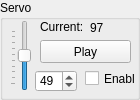
<?xml version="1.0" encoding="UTF-8"?>
<ui version="4.0">
 <class>ServoControlBundle</class>
 <widget class="QWidget" name="ServoControlBundle">
  <property name="geometry">
   <rect>
    <x>0</x>
    <y>0</y>
    <width>140</width>
    <height>100</height>
   </rect>
  </property>
  <property name="sizePolicy">
   <sizepolicy hsizetype="Preferred" vsizetype="Preferred">
    <horstretch>140</horstretch>
    <verstretch>100</verstretch>
   </sizepolicy>
  </property>
  <property name="minimumSize">
   <size>
    <width>140</width>
    <height>100</height>
   </size>
  </property>
  <property name="maximumSize">
   <size>
    <width>140</width>
    <height>100</height>
   </size>
  </property>
  <property name="windowTitle">
   <string>Form</string>
  </property>
  <widget class="QGroupBox" name="groupBox">
   <property name="geometry">
    <rect>
     <x>0</x>
     <y>0</y>
     <width>140</width>
     <height>100</height>
    </rect>
   </property>
   <property name="sizePolicy">
    <sizepolicy hsizetype="Preferred" vsizetype="Preferred">
     <horstretch>140</horstretch>
     <verstretch>100</verstretch>
    </sizepolicy>
   </property>
   <property name="minimumSize">
    <size>
     <width>140</width>
     <height>100</height>
    </size>
   </property>
   <property name="maximumSize">
    <size>
     <width>140</width>
     <height>100</height>
    </size>
   </property>
   <property name="title">
    <string>Servo</string>
   </property>
   <widget class="QSlider" name="verticalSlider">
    <property name="geometry">
     <rect>
      <x>10</x>
      <y>20</y>
      <width>21</width>
      <height>71</height>
     </rect>
    </property>
    <property name="sizePolicy">
     <sizepolicy hsizetype="Fixed" vsizetype="Expanding">
      <horstretch>21</horstretch>
      <verstretch>71</verstretch>
     </sizepolicy>
    </property>
    <property name="minimumSize">
     <size>
      <width>21</width>
      <height>71</height>
     </size>
    </property>
    <property name="maximumSize">
     <size>
      <width>21</width>
      <height>71</height>
     </size>
    </property>
    <property name="toolTip">
     <string>Choose potential position for the servo</string>
    </property>
    <property name="minimum">
     <number>1</number>
    </property>
    <property name="maximum">
     <number>97</number>
    </property>
    <property name="sliderPosition">
     <number>49</number>
    </property>
    <property name="orientation">
     <enum>Qt::Vertical</enum>
    </property>
    <property name="invertedAppearance">
     <bool>false</bool>
    </property>
    <property name="invertedControls">
     <bool>false</bool>
    </property>
    <property name="tickPosition">
     <enum>QSlider::TicksAbove</enum>
    </property>
    <property name="tickInterval">
     <number>10</number>
    </property>
   </widget>
   <widget class="QSpinBox" name="spn_value">
    <property name="geometry">
     <rect>
      <x>35</x>
      <y>70</y>
      <width>42</width>
      <height>22</height>
     </rect>
    </property>
    <property name="minimumSize">
     <size>
      <width>42</width>
      <height>22</height>
     </size>
    </property>
    <property name="maximumSize">
     <size>
      <width>42</width>
      <height>22</height>
     </size>
    </property>
    <property name="minimum">
     <number>1</number>
    </property>
    <property name="maximum">
     <number>97</number>
    </property>
    <property name="value">
     <number>49</number>
    </property>
   </widget>
   <widget class="QCheckBox" name="chk_enable">
    <property name="geometry">
     <rect>
      <x>85</x>
      <y>70</y>
      <width>51</width>
      <height>17</height>
     </rect>
    </property>
    <property name="toolTip">
     <string>Select servo to include in next stored position or playback</string>
    </property>
    <property name="text">
     <string>Enable</string>
    </property>
   </widget>
   <widget class="QPushButton" name="btn_play">
    <property name="geometry">
     <rect>
      <x>40</x>
      <y>40</y>
      <width>91</width>
      <height>23</height>
     </rect>
    </property>
    <property name="toolTip">
     <string>Play slider position to servo</string>
    </property>
    <property name="text">
     <string>Play</string>
    </property>
    <property name="icon">
     <iconset resource="../SerialPortIcons.qrc">
      <normaloff>:/res/images/play_large_green.png</normaloff>:/res/images/play_large_green.png</iconset>
    </property>
   </widget>
   <widget class="QLabel" name="label">
    <property name="geometry">
     <rect>
      <x>40</x>
      <y>20</y>
      <width>46</width>
      <height>13</height>
     </rect>
    </property>
    <property name="text">
     <string>Current:</string>
    </property>
   </widget>
   <widget class="QLabel" name="lbl_position">
    <property name="geometry">
     <rect>
      <x>90</x>
      <y>20</y>
      <width>21</width>
      <height>16</height>
     </rect>
    </property>
    <property name="toolTip">
     <string>Last position sent to this servo</string>
    </property>
    <property name="text">
     <string>97</string>
    </property>
   </widget>
  </widget>
 </widget>
 <resources>
  <include location="../SerialPortIcons.qrc"/>
 </resources>
 <connections>
  <connection>
   <sender>spn_value</sender>
   <signal>valueChanged(int)</signal>
   <receiver>verticalSlider</receiver>
   <slot>setValue(int)</slot>
   <hints>
    <hint type="sourcelabel">
     <x>56</x>
     <y>77</y>
    </hint>
    <hint type="destinationlabel">
     <x>27</x>
     <y>38</y>
    </hint>
   </hints>
  </connection>
  <connection>
   <sender>verticalSlider</sender>
   <signal>valueChanged(int)</signal>
   <receiver>spn_value</receiver>
   <slot>setValue(int)</slot>
   <hints>
    <hint type="sourcelabel">
     <x>20</x>
     <y>55</y>
    </hint>
    <hint type="destinationlabel">
     <x>50</x>
     <y>80</y>
    </hint>
   </hints>
  </connection>
 </connections>
</ui>
